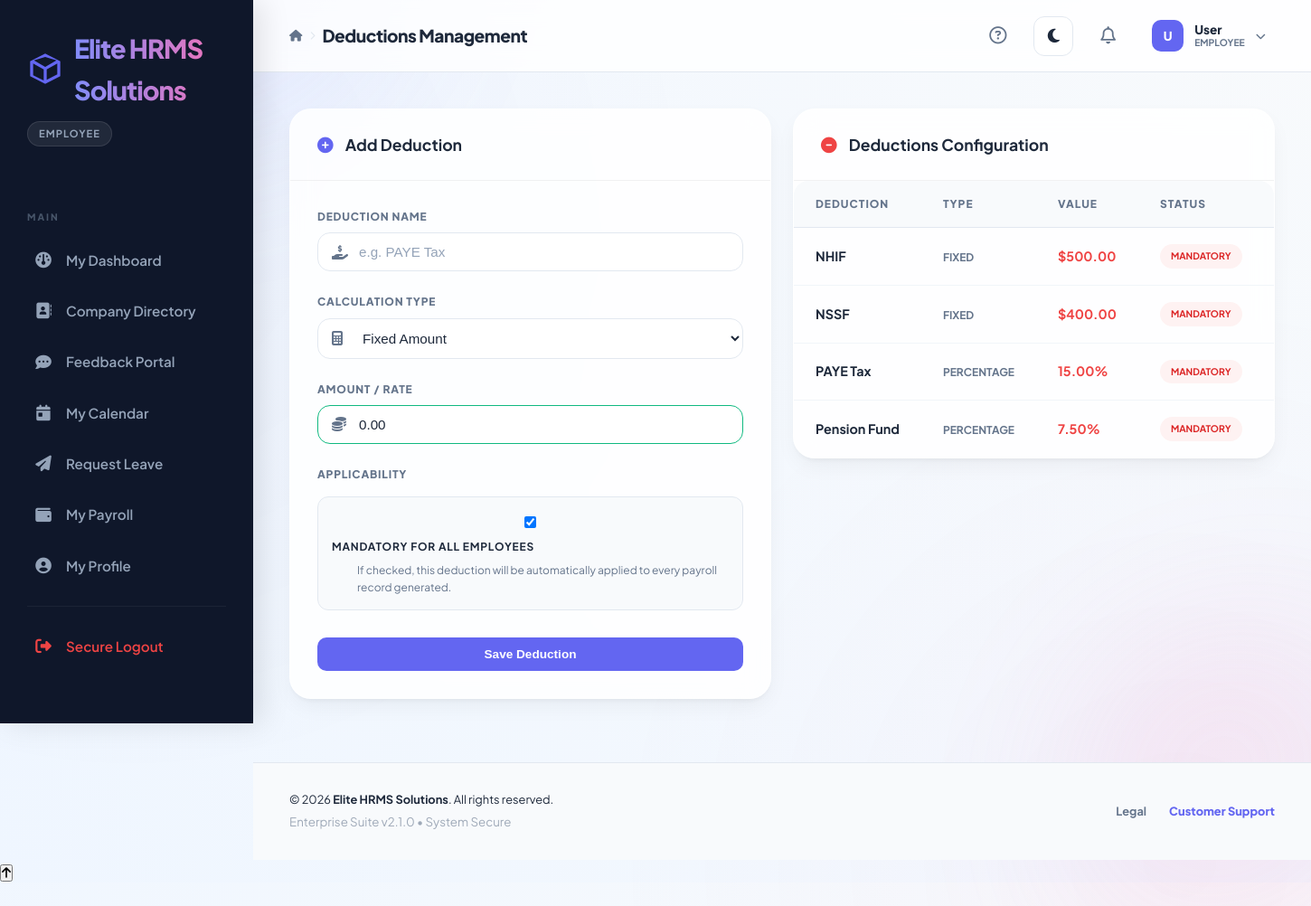
The page /admin/deductions.php on the database its author committed.
### tables this page shows
CREATE TABLE system_settings (
    id INT AUTO_INCREMENT PRIMARY KEY,
    setting_key VARCHAR(50) NOT NULL UNIQUE,
    setting_value TEXT,
    updated_at TIMESTAMP DEFAULT CURRENT_TIMESTAMP ON UPDATE CURRENT_TIMESTAMP
);

CREATE TABLE deductions (
    id INT AUTO_INCREMENT PRIMARY KEY,
    name VARCHAR(100) NOT NULL,
    type ENUM('percentage', 'fixed') DEFAULT 'fixed',
    amount DECIMAL(10, 2) NOT NULL,
    is_mandatory BOOLEAN DEFAULT TRUE,
    created_at TIMESTAMP DEFAULT CURRENT_TIMESTAMP
);

### admin/deductions.php (the view, shortened to what the rows shown need)
<?php
require_once '../includes/header.php';
get_header("Deductions Management");
$deductions = mysqli_query($conn, "SELECT * FROM deductions ORDER BY is_mandatory DESC, name ASC");
?>
<div class="dashboard-grid">
    <div class="card">
        <div class="card-body" style="padding: 0;">
            <div class="table-responsive">
                <table class="data-table">
                    <thead>
                        <tr>
                            <th>Deduction</th>
                            <th>Type</th>
                            <th>Value</th>
                            <th>Status</th>
                            <th>Actions</th>
                        </tr>
                    </thead>
                    <tbody>
                        <?php
                        while ($ded = mysqli_fetch_assoc($deductions)):
                        ?>
                        <tr>
                            <td><strong><?php echo htmlspecialchars($ded['name']); ?></strong></td>
                            <td><small style="font-weight: 700; text-transform: uppercase; color: var(--text-muted);"><?php echo $ded['type']; ?></small></td>
                            <td><strong style="color: var(--danger);"><?php echo $ded['type'] == 'percentage' ? $ded['amount'] . '%' : format_currency($ded['amount']); ?></strong></td>
                            <td>
                                <?php if ($ded['is_mandatory']): ?>
                                    <span class="badge badge-danger" style="font-size: 0.65rem;">MANDATORY</span>
                                <?php else: ?>
                                    <span class="badge badge-info" style="font-size: 0.65rem;">OPTIONAL</span>
                                <?php endif; ?>
                            </td>
                            <td>
                            </td>
                        </tr>
                        <?php endwhile; ?>
                    </tbody>
                </table>
            </div>
        </div>
    </div>
</div>
<?php require_once '../includes/footer.php'; ?>

### includes/header.php (shortened to what the rows shown need)
<?php
require_once __DIR__ . '/auth.php';
require_once __DIR__ . '/functions.php';
function get_header($title = "HR Payroll System") {
?>
<!DOCTYPE html>
<html lang="en">
<head>
    <link rel="stylesheet" href="<?php echo BASE_URL; ?>style.css">
    <link rel="stylesheet" href="https://cdnjs.cloudflare.com/ajax/libs/font-awesome/6.4.0/css/all.min.css">
</head>
<body class="sidebar-open">
    <div class="app-container">
        <aside class="sidebar" id="sidebar">
            <div class="sidebar-header">
                <div class="logo-wrapper">
                    <img src="<?php echo BASE_URL; ?>favicon.svg" alt="Logo" width="40">
                    <h2 style="background: linear-gradient(to right, #818cf8, #f472b6, #818cf8); background-size: 200% auto; -webkit-background-clip: text; -webkit-text-fill-color: transparent; animation: textShine 3s linear infinite;"><?php echo get_setting('company_name') ?? 'HRMS'; ?></h2>
                </div>
            </div>
        </aside>
        <main class="main-content">
            <header class="top-bar">
                <div class="top-bar-left">
                    <div class="breadcrumb">
                        <div style="display: flex; align-items: center; gap: 8px;">
                            <h1 style="margin: 0; font-size: 1.2rem;"><?php echo $title; ?></h1>
                        </div>
                    </div>
                </div>
            </header>
            <div class="content-body">
<?php
}
?>

### includes/footer.php (shortened to what the rows shown need)
            </div>
            <footer class="app-footer no-print" style="padding: 30px 40px; border-top: 1px solid var(--border); display: flex; justify-content: space-between; align-items: center; background: var(--bg-app); margin-top: auto;">
                <div>
                    <p style="font-size: 0.8rem; color: var(--text-main); margin: 0;">&copy; <?php echo date('Y'); ?> <strong><?php echo get_setting('company_name') ?? 'Elite HRMS'; ?></strong>. All rights reserved.</p>
                </div>
            </footer>
        </main>
    </div>
</body>
</html>

### rows shown on the page
system_settings: setting_value "Elite HRMS Solutions"
deductions: name "NHIF", type "FIXED", amount.setting_value "$500.00", is_mandatory "MANDATORY"
deductions: name "NSSF", type "FIXED", amount.setting_value "$400.00", is_mandatory "MANDATORY"
deductions: name "PAYE Tax", type "PERCENTAGE", amount "15.00", is_mandatory "MANDATORY"
deductions: name "Pension Fund", type "PERCENTAGE", amount "7.50", is_mandatory "MANDATORY"

### other values the page prints
$role "EMPLOYEE"
$title "Deductions Management"
substr($user['full_name'] ?? 'U', 0, 1) "U"
explode(' ', $user['full_name'] ?? 'User')[0] "User"
